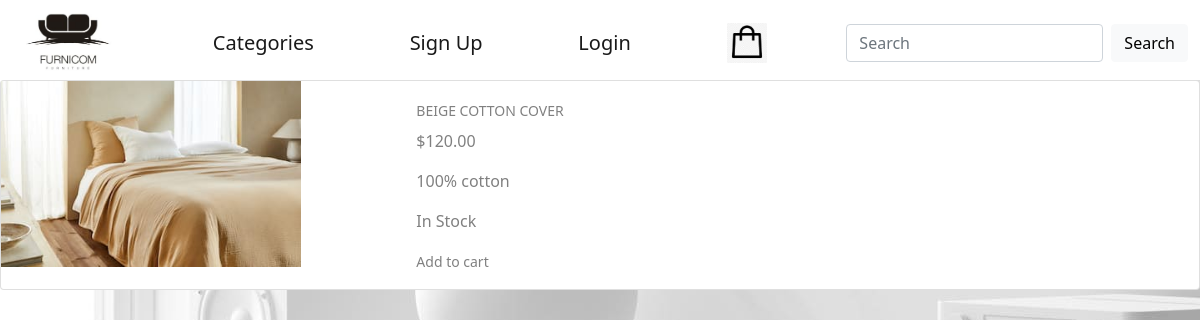
The app's page /bedroom/, older data.
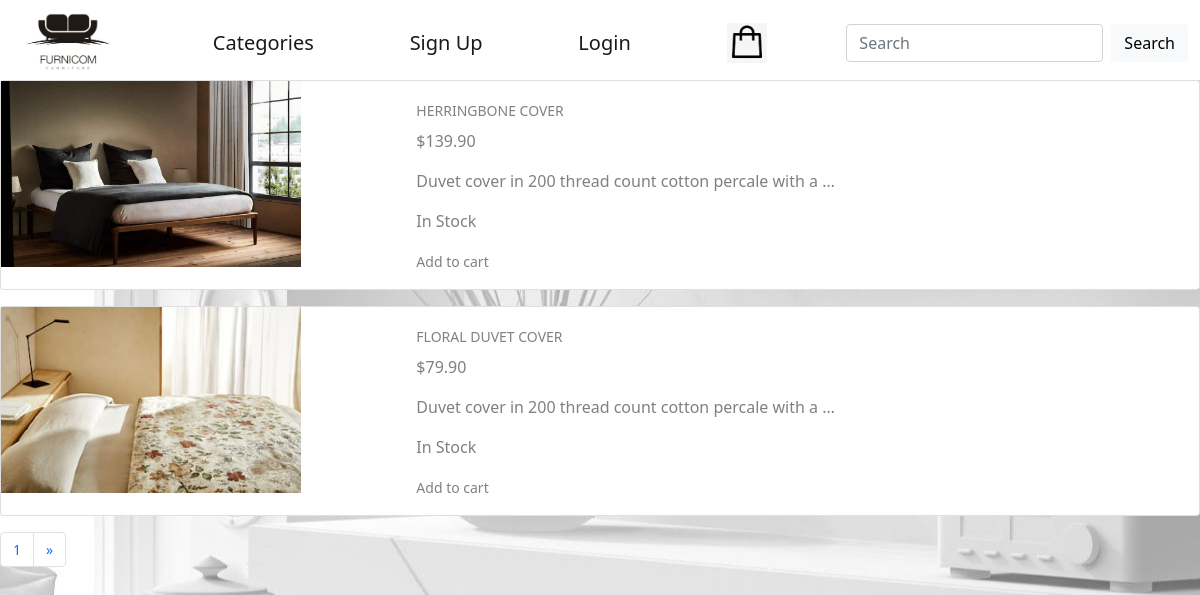
The same page, newer data.
### product/models.py (models this page shows, shortened)
class Product(models.Model):
    STATUS_CHOICES = (
        ('in stock', 'In Stock'),
        ('out of stock', 'Out of Stock'),
        ('await', 'Awaiting')
    )
    name = models.CharField(max_length=100)
    description = models.TextField()
    price = models.DecimalField(max_digits=10,
                                decimal_places=2)
    image = models.ImageField(upload_to='products')
    category = models.ForeignKey(Category,
                                 on_delete=models.CASCADE,
                                 related_name='products')
    status = models.CharField(choices=STATUS_CHOICES,
                              max_length=20)
    class Meta:
        ordering = ['-id', ]

### product/views.py (the view)
# urls.py: path('<str:slug>/', ProductListView.as_view(), name='list'),
class ProductListView(ListView):
    model = Product
    template_name = 'product/list.html'
    context_object_name = 'products'
    paginate_by = 2
    def get_queryset(self):
        queryset = super().get_queryset()
        category = self.kwargs.get('slug')
        queryset = queryset.filter(category__slug=category)
        return queryset
    def get_context_data(self, **kwargs):
        context = super().get_context_data(**kwargs)
        context['category'] = self.kwargs.get('slug')
        return context

### product/templates/product/list.html (shortened to what this page needs)
{% extends 'base.html' %}
{% load static %}
{% block content %}
{% for product in products %}
<div class="card mb-3" style="max-width: 100%;">
    <div class="row g-0">
        <div class="col-md-4">
            <img style="width: 300px; height: auto;" src="{{ product.image.url }}">
        </div>
        <div class="col-md-8">
            <div class="card-body">
                <h5 class="card-title"><a href="{% url 'detail' product.id %}">{{ product.name }}</a></h5>
                <p style="color:grey">${{ product.price }}</p>
                <p style="color: grey;" class="card-text">{{ product.description | truncatewords:10 }}</p>
                {% if product.status == 'in stock' %}
                <p style="color: grey;" class="card-text">In Stock</p>
                {% elif product.status == 'out of stock' %}
                <p style="color: red;" class="card-text">Not available</p>
                {% else %}
                <p style="color: blue;" class="card-text">Coming soon</p>
                {% endif %}
                <a href="{% url 'cart_add' product.id %}">Add to cart</a>
            </div>
        </div>
    </div>
</div>
{% endfor %}
{% if is_paginated %}
<nav aria-label="Page navigation example">
    <ul class="pagination">
        <li class="page-item"><a class="page-link" href="">{{ page_obj.number }}</a></li>
        {% if page_obj.has_next %}
        <li class="page-item">
            <a class="page-link" href="{% url 'list' category %}?page={{ page_obj.next_page_number }}" aria-label="Next">
                <span aria-hidden="true">&raquo;</span>
            </a>
        </li>
        {% endif %}
    </ul>
</nav>
{% endif %}
{% endblock %}

### templates/base.html (shortened to what this page needs)
<!DOCTYPE html>
{% load static %}
<html lang="en">
<head>
    <link href="https://cdn.jsdelivr.net/npm/bootstrap@5.0.0-beta3/dist/css/bootstrap.min.css" rel="stylesheet">
</head>
<body >
<nav style="height:80px" class="navbar navbar-light bg-white">
    <div class="container-fluid" >
        <a href="{% url 'home' %}" class="navbar-brand"><img style="width: 100px; height: auto; margin-left: 5px;" src="{% static 'img/logo3.png' %}"></a>
        <a href="{% url 'category' %}" class="navbar-brand">Categories</a>
        {% if not request.user.is_authenticated %}
        <a href="{% url 'signup' %}" class="navbar-brand">Sign Up</a>
        <a href="{% url 'login' %}" class="navbar-brand">Login</a>
        {% else %}
        <a href="{% url 'logout' %}" class="navbar-brand">Logout</a>
        <span>{{ request.user.username }}</span>
        {% endif %}
        <a href="{% url 'cart_detail' %}">
            <img  id="cart-icon" src="{% static 'img/cart1.jpg' %}" width="40" height="40" >
        </a>
        <form class="d-flex" method="get" action="{% url 'search' %}">
            <input name="q" class="form-control me-2" type="search" placeholder="Search" aria-label="Search">
            <button class="btn btn-light" type="submit">Search</button>
        </form>
    </div>
</nav>
{% block content %}
{% endblock %}
</body>
</html>

### templates/base.html (style rules this page uses)
A:link { text-decoration: none; }
A { font-size: 14px; color: grey; }

Row changes from the older to the newer data that the page shows:
no longer on this page (row edited): Product: image (picture), name "BEIGE COTTON COVER", price "120.00", description "100% cotton", status "In Stock"
added Product: image (picture), name "HERRINGBONE COVER", price "139.90", description "Duvet cover in 200 thread count cotton percale with a …", status "In Stock"
added Product: image (picture), name "FLORAL DUVET COVER", price "79.90", description "Duvet cover in 200 thread count cotton percale with a …", status "In Stock"
Text that changed along with them:
{{ page_obj.number }}: (not shown) → "1"
